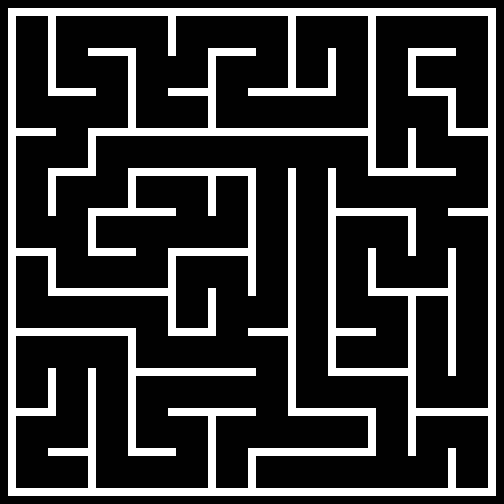

A level layout from a 2D game, rendered from its tile map. Below: a short description, then the map file with tile-grid data replaced by summaries:
An orthogonal 63x63 tile map with 8x8 px tiles, 1 tile layer (Background) and 76 objects (4x Painter, Player, Checkpoint).

<map version="1.10" tiledversion="1.10.2" orientation="orthogonal" renderorder="right-down" width="63" height="63" tilewidth="8" tileheight="8" infinite="0" nextlayerid="4" nextobjectid="80">
 <tileset firstgid="1" source="Mazeball.tsx" />
 <layer id="1" name="Background" width="63" height="63">
  <data>[3969 cells, 845 non-empty, 1 distinct tile ids]</data>
 </layer>
 <objectgroup id="2" name="Spawnpoints">
  <object id="73" name="Player" type="Player" x="224.75" y="17" width="30" height="30" />
  <object id="74" name="Painter" type="Painter" x="57" y="457" width="30" height="30">
   <properties>
    <property name="colour" value="Green" />
   </properties>
  </object>
  <object id="76" name="Painter" type="Painter" x="17" y="17" width="30" height="30">
   <properties>
    <property name="colour" value="Blue" />
   </properties>
  </object>
  <object id="77" name="Painter" type="Painter" x="456.75" y="456.25" width="30" height="30">
   <properties>
    <property name="colour" value="Red" />
   </properties>
  </object>
  <object id="75" name="Painter" type="Painter" x="457.25" y="96.25" width="30" height="30">
   <properties>
    <property name="colour" value="Yellow" />
   </properties>
  </object>
  <object id="79" name="Checkpoint" type="Checkpoint" x="255.75" y="473.25">
   <polygon points="0,0 32,-0.25 32,15 0,14.75" />
  </object>
 </objectgroup>
 <objectgroup id="3" name="Walls">
  <object id="1" x="8.25" y="8.75">
   <polygon points="0,0 0,6.5 487.5,6.75 487.75,-0.25" />
  </object>
  <object id="2" x="8.5" y="15.75">
   <polygon points="0,0 7.25,0 6.75,472 -0.5,472.25" />
  </object>
  <object id="3" x="8.25" y="488.5">
   <polygon points="0,0 0,7.25 487.5,7.25 487.25,0" />
  </object>
  <object id="4" x="488.5" y="487.5">
   <polygon points="0,0 7,0.5 7,-471.25 -0.25,-471.25" />
  </object>
  <object id="5" x="448.25" y="449">
   <polygon points="0,0 7.25,-0.25 7.25,38.5 0.25,38.5" />
  </object>
  <object id="6" x="416.25" y="408.25">
   <polygon points="0,0 72,0 71.75,7.25 -0.25,7.5" />
  </object>
  <object id="7" x="408.25" y="456">
   <polygon points="0,0 8,0 7.5,-159.25 -0.25,-159.5" />
  </object>
  <object id="8" x="368.5" y="416.75">
   <polygon points="0,0 7.25,-0.25 7,30.75 -0.5,30.5" />
  </object>
  <object id="9" x="248" y="456.5">
   <polygon points="0,0 7.5,0 7.5,31.5 0.25,31.5" />
  </object>
  <object id="10" x="248.25" y="448.5">
   <polygon points="0,0 0,7.25 127.25,7 127,0" />
  </object>
  <object id="11" x="288.5" y="408.75">
   <polygon points="0,0 87.25,-0.25 87,7 -0.25,6.75" />
  </object>
  <object id="12" x="168.5" y="408">
   <polygon points="0,0 87.25,0.25 87,7.75 0,7.75" />
  </object>
  <object id="13" x="207.75" y="416">
   <polygon points="0,0 8.25,0.25 8,71.75 0.75,71.75" />
  </object>
  <object id="14" x="128.25" y="448.5">
   <polygon points="0,0 47.5,0 47,7.25 0.25,7.25" />
  </object>
  <object id="15" x="48.5" y="448.25">
   <polygon points="0,0 39.25,0 39,7.25 -0.25,7" />
  </object>
  <object id="16" x="16" y="408.25">
   <polygon points="0,0 39.5,0.5 39.5,7.25 -0.25,8" />
  </object>
  <object id="17" x="88" y="368.5">
   <polygon points="0,0 7.5,0 7.5,119.75 0.25,119.25" />
  </object>
  <object id="18" x="48.25" y="368.5">
   <polygon points="0,0 7.25,0.25 7.5,39.75 -0.25,39.25" />
  </object>
  <object id="19" x="136" y="368.75">
   <polygon points="0,0 119.75,0 119.75,6.75 0.5,6.75" />
  </object>
  <object id="20" x="128.25" y="447.5">
   <polygon points="0,0 7.5,0.25 7.25,-111 0,-110.75" />
  </object>
  <object id="21" x="288.25" y="408">
   <polygon points="0,0 7.25,0.25 7.25,-239.5 0,-239.25" />
  </object>
  <object id="22" x="328" y="368.75">
   <polygon points="0,0 79.25,-0.5 79.5,6.75 0.25,7" />
  </object>
  <object id="23" x="335.75" y="328.5">
   <polygon points="0,0 39.75,0 39.75,7.25 0,7.5" />
  </object>
  <object id="24" x="328.25" y="368">
   <polygon points="0,0 7.25,-0.25 7.5,-199.5 0,-199.5" />
  </object>
  <object id="25" x="368.25" y="288.25">
   <polygon points="0,0 79.5,0 79.5,7.25 0,7.5" />
  </object>
  <object id="26" x="367.75" y="248.5">
   <polygon points="0,0 7.75,0.25 8.25,39 0.25,39" />
  </object>
  <object id="28" x="448" y="248.25">
   <polygon points="0,0 7.5,0 8,127.25 0.25,127.25" />
  </object>
  <object id="30" x="248" y="328.5">
   <polygon points="0,0 39.5,0 39.5,7 0,7" />
  </object>
  <object id="31" x="16.25" y="328.5">
   <polygon points="0,0 119.75,-0.25 119.5,7.25 -0.5,7.25" />
  </object>
  <object id="32" x="168.5" y="328.5">
   <polygon points="0,0 47.25,0.25 47.5,6.75 0,6.75" />
  </object>
  <object id="33" x="208.25" y="288.75">
   <polygon points="0,0 7.25,-0.25 7.5,39 -0.25,39" />
  </object>
  <object id="34" x="168.5" y="256.75">
   <polygon points="0,0 7.25,0 7.5,70.75 0,71.25" />
  </object>
  <object id="35" x="48.25" y="288.25">
   <polygon points="0,0 119.5,0.5 119.75,7.75 0,7.75" />
  </object>
  <object id="36" x="15.5" y="248.25">
   <polygon points="0,0 40.25,0.5 40,7.25 0.75,7.5" />
  </object>
  <object id="37" x="48.25" y="256.75">
   <polygon points="0,0 7.25,0 7.25,31 0.5,30.75" />
  </object>
  <object id="38" x="88" y="248.75">
   <polygon points="0,0 47.75,-0.5 47.5,7 0.25,7.25" />
  </object>
  <object id="39" x="168" y="248.75">
   <polygon points="0,0 79.75,-0.25 79.75,7 0.5,7.25" />
  </object>
  <object id="40" x="248.5" y="295.75">
   <polygon points="0,0 7.25,0 7,-119.5 0,-119.5" />
  </object>
  <object id="41" x="448.25" y="208.25">
   <polygon points="0,0 39.25,0.25 39.5,7.75 0,8" />
  </object>
  <object id="42" x="408.5" y="216.75">
   <polygon points="0,0 7.5,0 7,39 -0.25,39" />
  </object>
  <object id="43" x="336" y="208.25">
   <polygon points="0,0 79.5,0.25 79.5,7.75 0.25,7.75" />
  </object>
  <object id="44" x="368.25" y="168">
   <polygon points="0,0 87.25,0.5 87.25,7.75 -0.25,7.75" />
  </object>
  <object id="45" x="48.5" y="176.5">
   <polygon points="0,0 7,-0.25 7,39.5 -0.5,39.25" />
  </object>
  <object id="46" x="88.25" y="208.75">
   <polygon points="0,0 87.75,-0.25 87.5,6.75 0,7.5" />
  </object>
  <object id="47" x="88" y="216.75">
   <polygon points="0,0 7.5,0 7.25,31 0.25,31" />
  </object>
  <object id="48" x="128.25" y="176.5">
   <polygon points="0,0 7.25,0.25 7.25,31.25 0,31.5" />
  </object>
  <object id="49" x="48.25" y="168.5">
   <polygon points="0,0 47.5,0 47.75,7 0.25,7.25" />
  </object>
  <object id="50" x="128.5" y="168.25">
   <polygon points="0,0 127.5,0.25 127,7 -0.25,7" />
  </object>
  <object id="51" x="208.25" y="176.5">
   <polygon points="0,0 7.5,-0.25 7.25,39 0,39.25" />
  </object>
  <object id="52" x="16.25" y="128.75">
   <polygon points="0,0 39.25,0 39,7 -0.25,6.75" />
  </object>
  <object id="53" x="88.25" y="136.25">
   <polygon points="0,0 7.5,-0.25 7.25,31.5 0,31.5" />
  </object>
  <object id="54" x="88.5" y="128.25">
   <polygon points="0,0 -0.25,7.25 279.25,7.5 279.25,0.25" />
  </object>
  <object id="55" x="48.5" y="88.5">
   <polygon points="0,0 47,0.25 47,7.25 -0.25,7" />
  </object>
  <object id="56" x="168.25" y="88.25">
   <polygon points="0,0 39.75,0 40,7.25 -0.25,7" />
  </object>
  <object id="57" x="248" y="88.75">
   <polygon points="0,0 88,-0.5 87.75,7 0.5,7" />
  </object>
  <object id="58" x="408.25" y="129">
   <polygon points="0,0 7.5,-0.5 7.5,39 0.25,38.75" />
  </object>
  <object id="59" x="448" y="128.5">
   <polygon points="0,0 40,0.25 40.25,7.25 0,7.75" />
  </object>
  <object id="60" x="447.75" y="96.25">
   <polygon points="0,0 8.25,-0.25 8,31.5 0.5,31.5" />
  </object>
  <object id="61" x="408.25" y="88">
   <polygon points="0,0 47.5,0.25 47.5,7.5 0,7.5" />
  </object>
  <object id="62" x="368.25" y="167.25">
   <polygon points="0,0 7.25,0 7.75,-151 0,-151" />
  </object>
  <object id="63" x="408.5" y="56.5">
   <polygon points="0,0 7,-0.25 7,30.75 -0.25,31" />
  </object>
  </objectgroup>
</map>
<!-- 9 of 76 objects omitted -->
